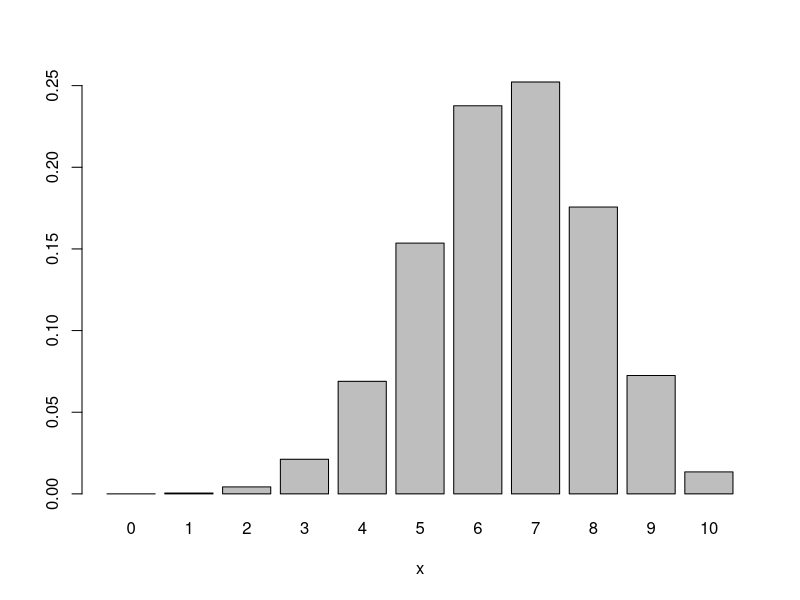
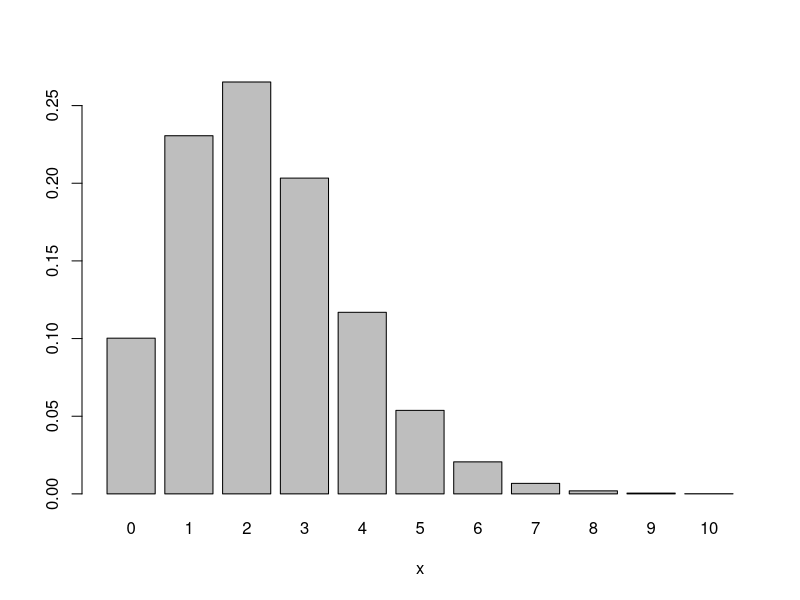
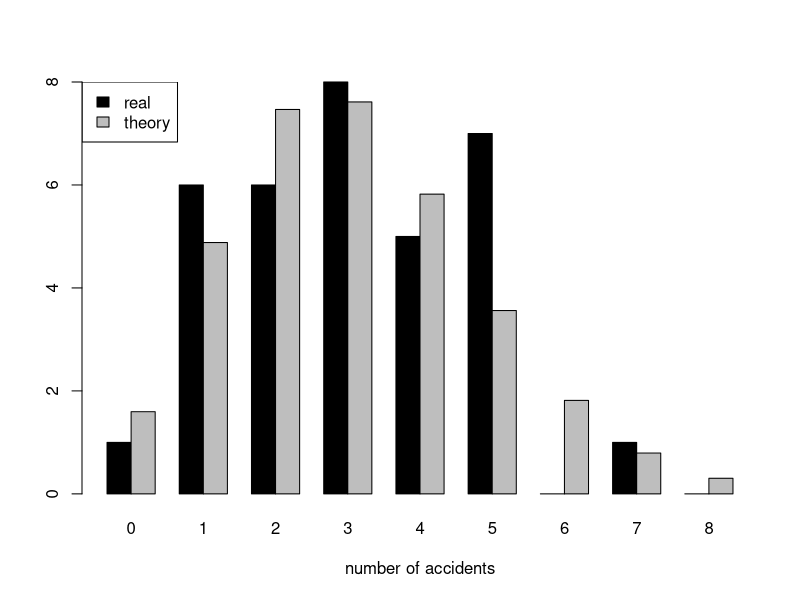
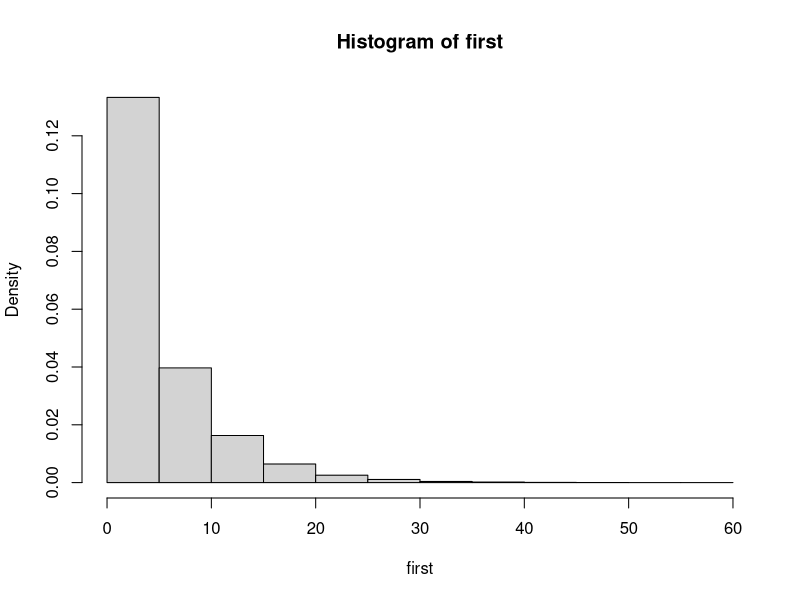
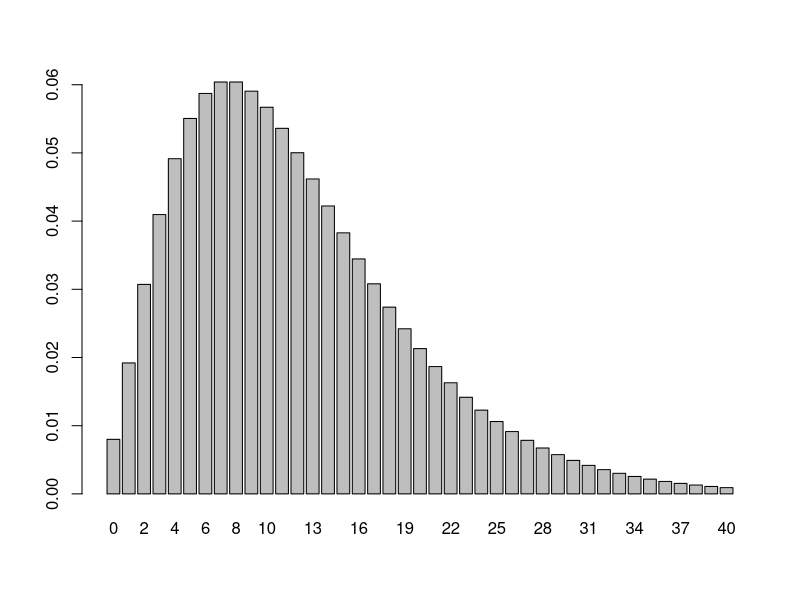
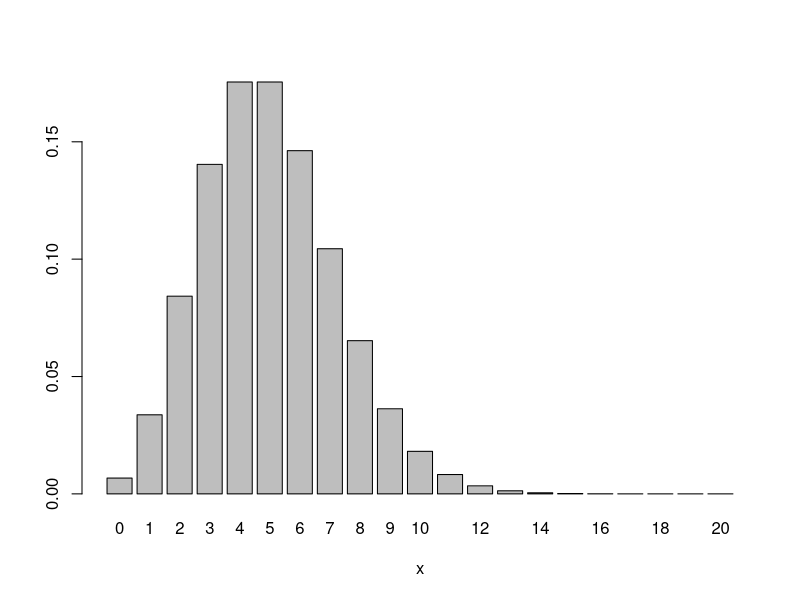
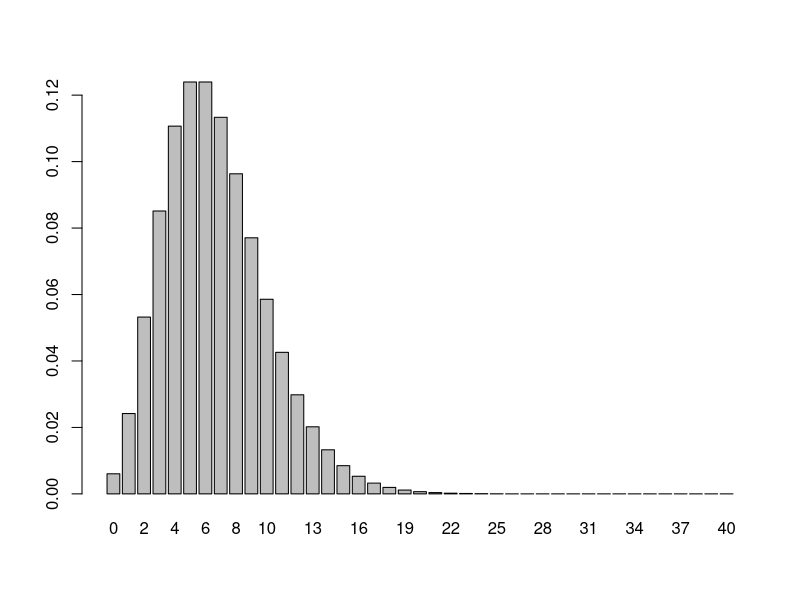
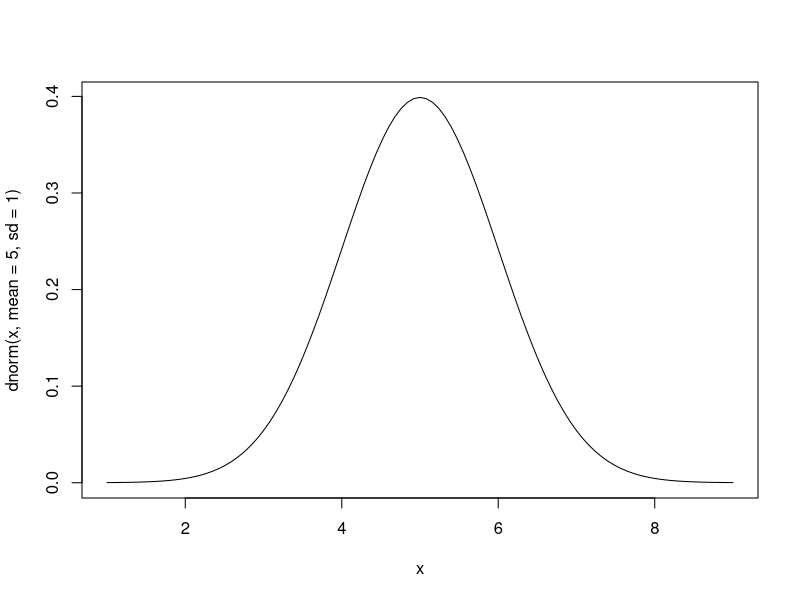

Generate these figures, in order, with R:
# 二項分布
dbinom(7, 10, p=0.6)
dbinom(c(2, 5, 8), 10, p=0.6)

pbinom(3, 10, p=0.6)
sum(dbinom(1:3, 10, p=0.6))

barplot(dbinom(0:10, 10, 0.65), names=0:10, xlab="x")


# ポワソン分布
barplot(dpois(0:10, lambda=2.3), names=0:10, xlab="x")

years <- c(1, 6, 6, 8, 5, 7, 0, 1, 0)
m <- sum((0:8)*years)/sum(years)
m

data <- data.frame(years, sum(years)*dpois(0:8, lambda=m))
barplot(t(data), col=c("black", "gray"), beside=TRUE, names.arg=0:8, xlab="number of accidents")
legend("topleft", legend=c("real", "theory"), bg="transparent", fill=c("black", "gray"))


# 幾何分布
first <- rgeom(100000, prob=1/6)
hist(first, prob=TRUE)


# 負の二項分布
k <- 0:40
barplot(dnbinom(k, size=3, prob=0.2), names.arg=k)


k <- 0:20
barplot(dpois(k, lambda=5), names=k, xlab="x")
dpois(k, lambda=5)

k <- 0:40
barplot(dnbinom(k, size=10, prob=0.6), names.arg=k)


# 正規分布
curve(dnorm(x, mean=5, sd=1), 1, 9, type="l")
1-pnorm(9, mean=8, sd=2)

k <- 0:20
plot(k, dbinom(k, 20, prob=0.5), xlab="", ylab="")
par(new=TRUE)
curve(dnorm(x, mean=10, sd=sqrt(20*0.5*(1-0.5))), 0, 20, xlab="x", ylab="", axes=FALSE)

# 対数正規分布
curve(dlnorm(x, meanlog=1, sdlog=1), 0, 10, type="l")

# 指数分布
curve(dexp(x, rate=2.3))

n <- 10^3
r <- rexp(n, rate=2.3)
x <- 0
xnum <- 0
count <- 0
time <- 0
for(i in 1:n){
  time <- time + r[i]
  if(time < 1) count <- count + 1
  else {
    x[xnum] <- count
    xnum <- xnum + 1
    time <- 0
    count <- 0
  }
}
barplot(table(x)/xnum)

plot(c(0, 150), c(0, 1), type="n", axes=FALSE, xlab="", ylab="")
axis(1)
n <- 50
r <- rexp(n, rate=0.5)
pos <- numeric(n)
for(i in 1:n) pos[i] <- sum(r[1:i])
segments(pos, 0.2, pos, 0.8)

# コーシー分布
x <- seq(-3, 5, 0.1)
curve(dcauchy(x, location=1, scale=2), -3, 5)

# ワイブル分布
x <- seq(0, 5, by=0.01)
curve(dweibull(x, shape=5, scale=3), 0, 5)


# 対数正規分布を自作
rlognormal <- function(nsize=10, mean=1, sd=1) {
  a <- log(1+sd^2/mean^2)
  mean_log <- log(mean) - 0.5*a
  sd_log <- sqrt(a)
  return(rlnorm(nsize, meanlog=mean_log, sdlog=sd_log))
}
x <- rlognormal(10000, mean=10, sd=3)
hist(x, prob=TRUE)
